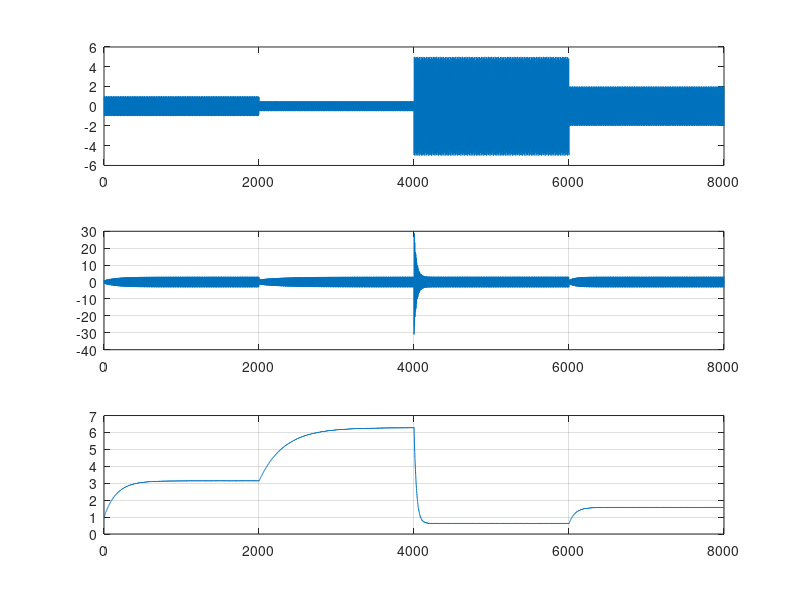

Source code (MATLAB):

close all; clear all;
N=8000;
k=1:N;
a=N/4;
b=N/2;
c=3*N/4;
y(1:a)=sin(1*(1:a));
y((a+1):b)=0.5*sin(1*(a+1:b));
y((b+1):c)=5*sin(1*((b+1):c));
y((c+1):N)=2*sin(1*((c+1):N));

figure(1)
subplot(3,1,1);
plot(k,y);
a=zeros(1,N+1);
	a(1)=1;
d=2;
u=0.01;
for m=1:N
	z(m)=a(m)*y(m);
	a(m+1)=a(m)+u*(d-abs(z(m)));
end
% figure(2)
subplot(3,1,2);
plot(k,z);
grid on;
% figure(3)
subplot(3,1,3);
plot(k,a(1:N));
grid on;